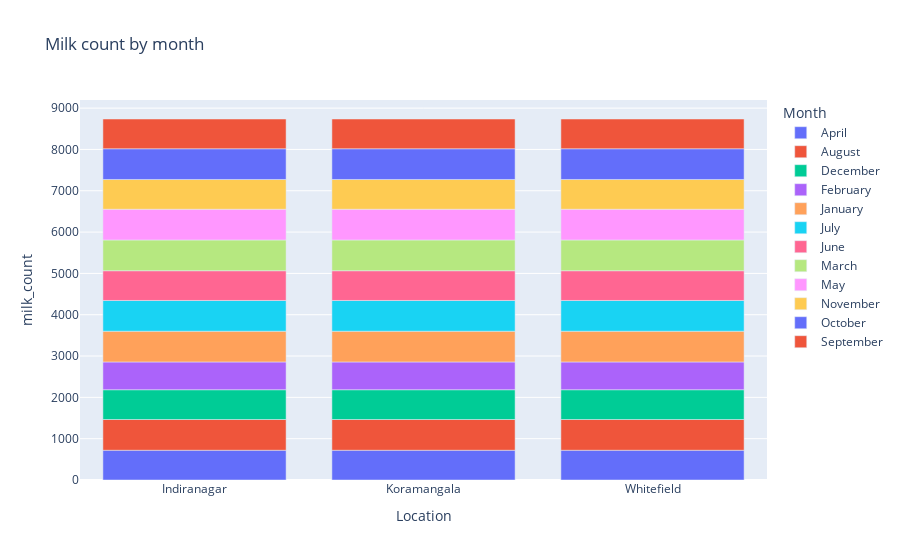

Notebook code cell kept with this figure:
### Code cell
# Preparing data for monthly visualization
plot_data=milk_by_month.reset_index(name='milk_count')

# Creating a bar plot for milk count by month
fig=px.bar(plot_data,x='Location',y='milk_count',color='Month',
           title=('Milk count by month'),
           labels={'Location':'Location','milk_count':'milk_count','Month':'Month'})
fig.show()

### Figure 1 — Plotly figure (JSON) as saved in the notebook; plotly's stock layout.template omitted (floating-point values rounded to 4 significant figures)
{"data": [{"alignmentgroup": "True", "hovertemplate": "Month=April<br>Location=%{x}<br>milk_count=%{y}<extra></extra>", "legendgroup": "April", "marker": {"color": "#636efa", "pattern": {"shape": ""}}, "name": "April", "offsetgroup": "April", "orientation": "v", "showlegend": true, "textposition": "auto", "type": "bar", "x": ["Indiranagar", "Koramangala", "Whitefield"], "xaxis": "x", "y": [720, 720, 720], "yaxis": "y"}, {"alignmentgroup": "True", "hovertemplate": "Month=August<br>Location=%{x}<br>milk_count=%{y}<extra></extra>", "legendgroup": "August", "marker": {"color": "#EF553B", "pattern": {"shape": ""}}, "name": "August", "offsetgroup": "August", "orientation": "v", "showlegend": true, "textposition": "auto", "type": "bar", "x": ["Indiranagar", "Koramangala", "Whitefield"], "xaxis": "x", "y": [744, 744, 744], "yaxis": "y"}, {"alignmentgroup": "True", "hovertemplate": "Month=December<br>Location=%{x}<br>milk_count=%{y}<extra></extra>", "legendgroup": "December", "marker": {"color": "#00cc96", "pattern": {"shape": ""}}, "name": "December", "offsetgroup": "December", "orientation": "v", "showlegend": true, "textposition": "auto", "type": "bar", "x": ["Indiranagar", "Koramangala", "Whitefield"], "xaxis": "x", "y": [721, 721, 721], "yaxis": "y"}, {"alignmentgroup": "True", "hovertemplate": "Month=February<br>Location=%{x}<br>milk_count=%{y}<extra></extra>", "legendgroup": "February", "marker": {"color": "#ab63fa", "pattern": {"shape": ""}}, "name": "February", "offsetgroup": "February", "orientation": "v", "showlegend": true, "textposition": "auto", "type": "bar", "x": ["Indiranagar", "Koramangala", "Whitefield"], "xaxis": "x", "y": [672, 672, 672], "yaxis": "y"}, {"alignmentgroup": "True", "hovertemplate": "Month=January<br>Location=%{x}<br>milk_count=%{y}<extra></extra>", "legendgroup": "January", "marker": {"color": "#FFA15A", "pattern": {"shape": ""}}, "name": "January", "offsetgroup": "January", "orientation": "v", "showlegend": true, "textposition": "auto", "type": "bar", "x": ["Indiranagar", "Koramangala", "Whitefield"], "xaxis": "x", "y": [744, 744, 744], "yaxis": "y"}, {"alignmentgroup": "True", "hovertemplate": "Month=July<br>Location=%{x}<br>milk_count=%{y}<extra></extra>", "legendgroup": "July", "marker": {"color": "#19d3f3", "pattern": {"shape": ""}}, "name": "July", "offsetgroup": "July", "orientation": "v", "showlegend": true, "textposition": "auto", "type": "bar", "x": ["Indiranagar", "Koramangala", "Whitefield"], "xaxis": "x", "y": [744, 744, 744], "yaxis": "y"}, {"alignmentgroup": "True", "hovertemplate": "Month=June<br>Location=%{x}<br>milk_count=%{y}<extra></extra>", "legendgroup": "June", "marker": {"color": "#FF6692", "pattern": {"shape": ""}}, "name": "June", "offsetgroup": "June", "orientation": "v", "showlegend": true, "textposition": "auto", "type": "bar", "x": ["Indiranagar", "Koramangala", "Whitefield"], "xaxis": "x", "y": [720, 720, 720], "yaxis": "y"}, {"alignmentgroup": "True", "hovertemplate": "Month=March<br>Location=%{x}<br>milk_count=%{y}<extra></extra>", "legendgroup": "March", "marker": {"color": "#B6E880", "pattern": {"shape": ""}}, "name": "March", "offsetgroup": "March", "orientation": "v", "showlegend": true, "textposition": "auto", "type": "bar", "x": ["Indiranagar", "Koramangala", "Whitefield"], "xaxis": "x", "y": [744, 744, 744], "yaxis": "y"}, {"alignmentgroup": "True", "hovertemplate": "Month=May<br>Location=%{x}<br>milk_count=%{y}<extra></extra>", "legendgroup": "May", "marker": {"color": "#FF97FF", "pattern": {"shape": ""}}, "name": "May", "offsetgroup": "May", "orientation": "v", "showlegend": true, "textposition": "auto", "type": "bar", "x": ["Indiranagar", "Koramangala", "Whitefield"], "xaxis": "x", "y": [744, 744, 744], "yaxis": "y"}, {"alignmentgroup": "True", "hovertemplate": "Month=November<br>Location=%{x}<br>milk_count=%{y}<extra></extra>", "legendgroup": "November", "marker": {"color": "#FECB52", "pattern": {"shape": ""}}, "name": "November", "offsetgroup": "November", "orientation": "v", "showlegend": true, "textposition": "auto", "type": "bar", "x": ["Indiranagar", "Koramangala", "Whitefield"], "xaxis": "x", "y": [720, 720, 720], "yaxis": "y"}, {"alignmentgroup": "True", "hovertemplate": "Month=October<br>Location=%{x}<br>milk_count=%{y}<extra></extra>", "legendgroup": "October", "marker": {"color": "#636efa", "pattern": {"shape": ""}}, "name": "October", "offsetgroup": "October", "orientation": "v", "showlegend": true, "textposition": "auto", "type": "bar", "x": ["Indiranagar", "Koramangala", "Whitefield"], "xaxis": "x", "y": [744, 744, 744], "yaxis": "y"}, {"alignmentgroup": "True", "hovertemplate": "Month=September<br>Location=%{x}<br>milk_count=%{y}<extra></extra>", "legendgroup": "September", "marker": {"color": "#EF553B", "pattern": {"shape": ""}}, "name": "September", "offsetgroup": "September", "orientation": "v", "showlegend": true, "textposition": "auto", "type": "bar", "x": ["Indiranagar", "Koramangala", "Whitefield"], "xaxis": "x", "y": [720, 720, 720], "yaxis": "y"}], "layout": {"barmode": "relative", "legend": {"title": {"text": "Month"}, "tracegroupgap": 0}, "title": {"text": "Milk count by month"}, "xaxis": {"anchor": "y", "domain": [0, 1], "title": {"text": "Location"}}, "yaxis": {"anchor": "x", "domain": [0, 1], "title": {"text": "milk_count"}}}}
